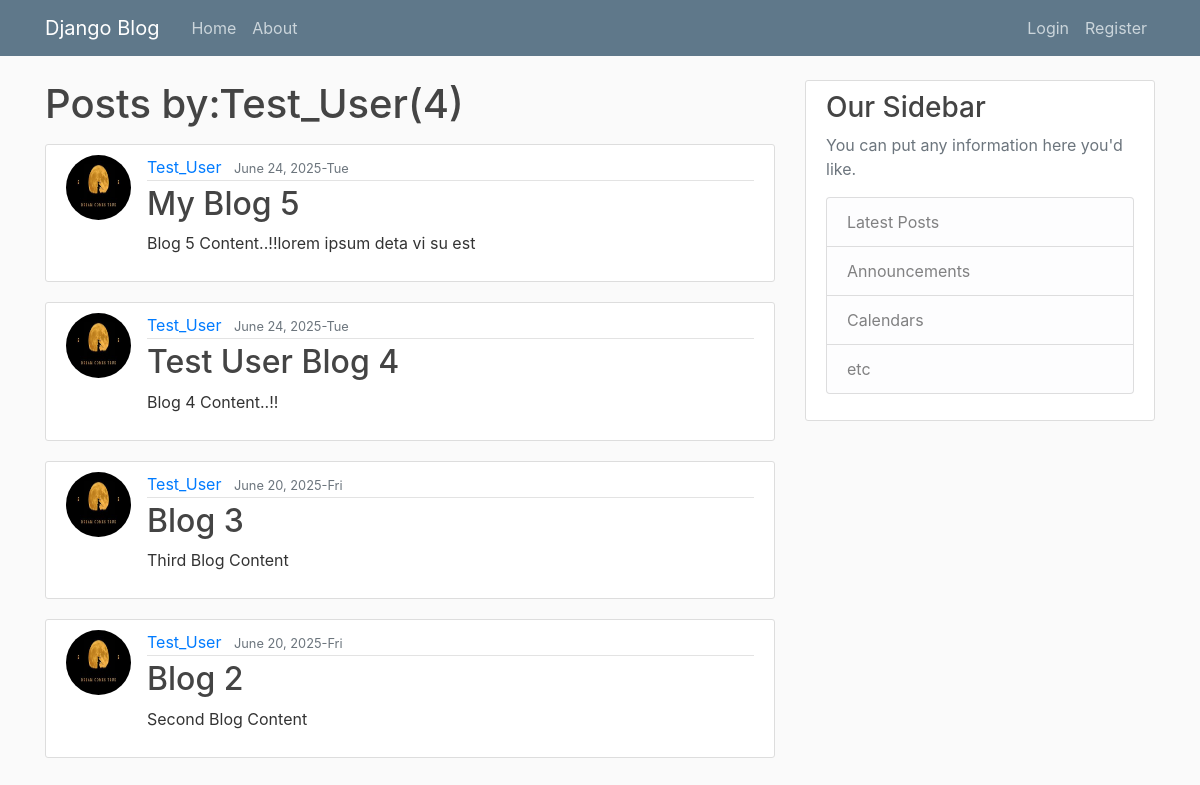
Screenshot of /user/Test_User with the database file from the repository.
### blog/models.py (models this page shows, shortened)
class Post(models.Model):
    title = models.CharField(max_length=100)
    content = models.TextField()
    date_posted = models.DateTimeField(default=timezone.now)
    author = models.ForeignKey(User,on_delete=models.CASCADE)

### users/models.py (models this page shows, shortened)
class Profile(models.Model):
    user = models.OneToOneField(User,on_delete=models.CASCADE)
    image = models.ImageField(default='default.jpg',upload_to='profile_pics')

### blog/views.py (the view)
# urls.py: path('user/<str:username>',UserPostListView.as_view(),name='user-posts'),
class UserPostListView(ListView):
    model = Post
    template_name = 'blog/user_posts.html'
    context_object_name = 'posts'
    paginate_by = 5
    def get_queryset(self):
        user = get_object_or_404(User,username=self.kwargs.get('username'))
        return Post.objects.filter(author=user).order_by('-date_posted')

### blog/templates/blog/user_posts.html (shortened to what this page needs)
{%extends "blog/index.html"%}
{% block content %}
    <h1 class="mb-3">Posts by:{{view.kwargs.username}}({{page_obj.paginator.count}})</h1>
    {%for post in posts%}
       <article class="media content-section">
            <img src="{{ post.author.profile.image.url }}" alt="" class="rounded-circle article-img" >
            <div class="media-body">
            <div class="article-metadata">
            <a class="mr-2" href="{%url 'user-posts' post.author.username %}">{{ post.author }}</a>
            <small class="text-muted">{{ post.date_posted|date:"F d, Y-D" }}</small>
            </div>
            <h2><a class="article-title" href="{%url 'post-detail' post.id%}">{{ post.title }}</a></h2>
            <p class="article-content" >{{ post.content }}</p>
            </div>
        </article>
    {% endfor %}
{%endblock content%}

### blog/static/blog/main.css (style rules this page uses)
body { background: #fafafa; color: #333333; margin-top: 5rem; }
h1, h2, h3, h4, h5, h6 { color: #444444; }
.content-section { background: #ffffff; padding: 10px 20px; border: 1px solid #dddddd; border-radius: 3px; margin-bottom: 20px; }
.article-title { color: #444444; }
.article-content { white-space: pre-line; }
.article-img { height: 65px; width: 65px; margin-right: 16px; }
.article-metadata { padding-bottom: 1px; margin-bottom: 4px; border-bottom: 1px solid #e3e3e3 }

### rows the page displays
Post: author.profile.image (picture), author "Test_User", date_posted "June 24, 2025-Tue", title "My Blog 5", content "Blog 5 Content..!!lorem ipsum deta vi su est"
Post: author.profile.image (picture), author "Test_User", date_posted "June 24, 2025-Tue", title "Test User Blog 4", content "Blog 4 Content..!!"
Post: author.profile.image (picture), author "Test_User", date_posted "June 20, 2025-Fri", title "Blog 3", content "Third Blog Content"
Post: author.profile.image (picture), author "Test_User", date_posted "June 20, 2025-Fri", title "Blog 2", content "Second Blog Content"

### other values shown
{{ view.kwargs.username }} "Test_User"
{{ page_obj.paginator.count }} "4"
